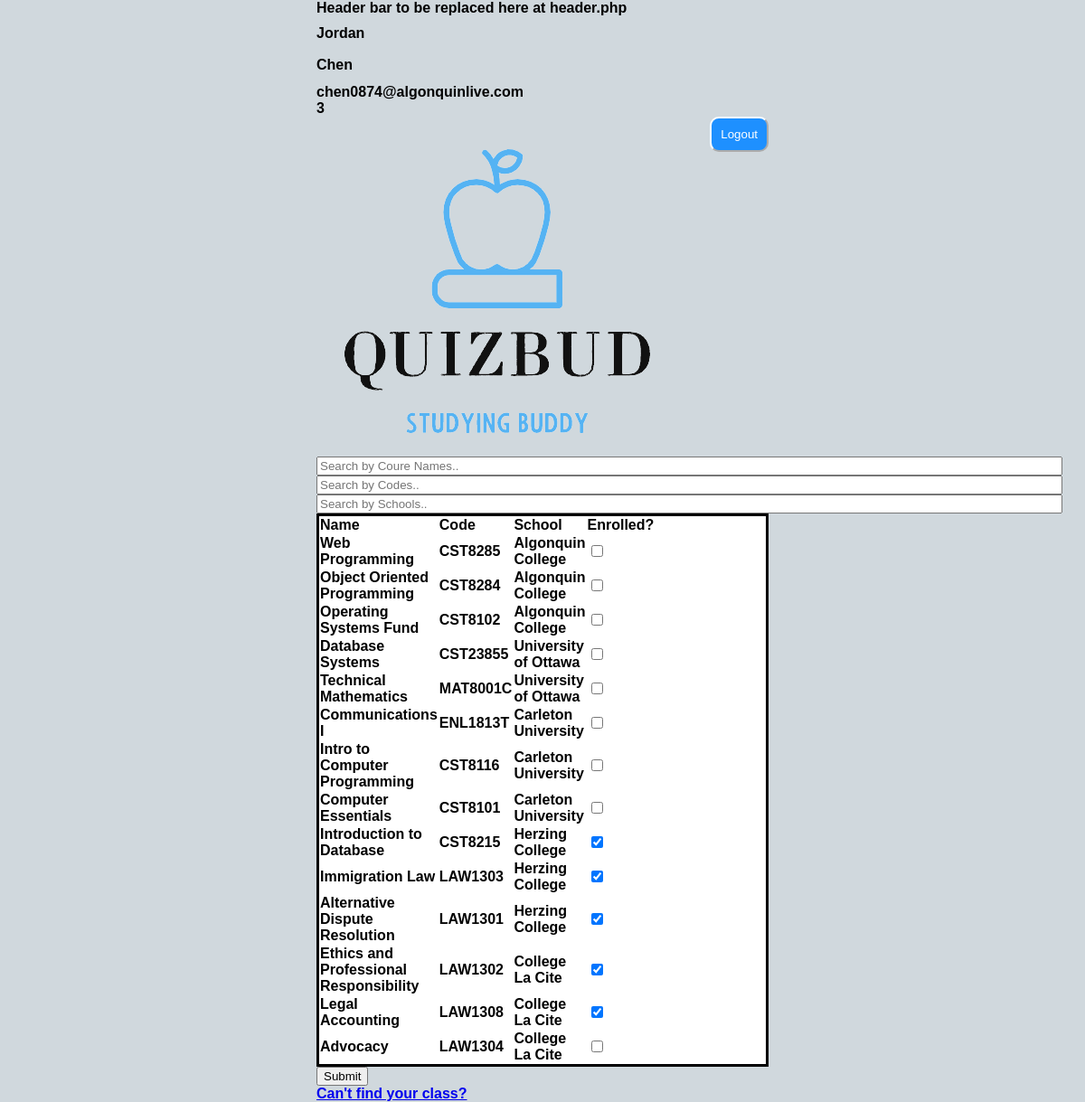
The page /public/classes.php (signed in) on the database its author committed.
### tables this page shows
CREATE TABLE classes (
id bigint not null auto_increment,
schoolid bigint not null,
classcode varchar(30) not null,
classname varchar(100) not null,
creation datetime DEFAULT current_timestamp,
createdby bigint not null,
PRIMARY KEY (id),
CONSTRAINT fk_classes_schoolid
	foreign key (schoolid)
    REFERENCES schools (id),
CONSTRAINT fk_classes_createdby
	foreign key (createdby)
    references Users(id)
    on delete no action
    on update no action);

### public/classes.php (the view, shortened to what this page needs)
<!DOCTYPE html>
<html lang="en">
<head>
    <?php
    include('..\private\functions\header.php');
    ?>
<input type="text" id="myInput0" class="search" onkeyup="filterTable('myInput0', 0)" placeholder="Search by Coure Names.." size=100>
<input type="text" id="myInput1" class="search" onkeyup="filterTable('myInput1', 1)" placeholder="Search by Codes.." size=100>
<input type="text" id="myInput2" class="search" onkeyup="filterTable('myInput2', 2)" placeholder="Search by Schools.." size=100>
<div class="classes">
<form action="..\private\functions\updatecourses.php" method="POST">
<table id="classesTable">
    <tr>
        <th onclick="sortTable(0)">Name</th>
        <th onclick="sortTable(1)">Code</th>
        <th onclick="sortTable(2)">School</th>
        <th onclick="sortTable(3)">Enrolled?</th>
    </tr>
<?php
include_once("../private/functions/serverconnect.php");
$query1 = "SELECT classes.id as classid FROM classes   LEFT JOIN courses on classes.id = courses.classid  WHERE courses.userid = $id";
$enrolledClasses = array();
if ($stmt = $con->prepare($query1)) {
    $stmt->execute();
    $stmt->bind_result($enrolledClassId);
    while ($stmt->fetch()) {
        $enrolledClasses[] = $enrolledClassId;
    }
}
$query2 = "SELECT * from classlist";
$enrollment = "";
if ($stmt = $con->prepare($query2)) {
    $stmt->execute();
    $stmt->bind_result($classname, $classcode, $schoolname, $classid);
    while ($stmt->fetch()) {
        if (in_array($classid,$enrolledClasses)){
            $enrollment = "checked";
        } else {
            $enrollment = "";
        }
        printf("<tr><td>%s</td><td>%s</td><td>%s</td><td>%s</td></tr>\n", $classname, $classcode, $schoolname, "<input type='checkbox' name='$classid' $enrollment>");
    }
}
?>
</table>
<input type="submit" value="Submit">
</form>
<a href="addclass.php">Can't find your class?</a>
</div>
</body>
</html>

### private/functions/header.php (shortened to what this page needs)
<?php
$firstname = $_SESSION['firstname'];
$lastname = $_SESSION['lastname'];
$email = $_SESSION['email'];
$id = $_SESSION['id'];
print_r("<div id='firstname'>$firstname</div>");
print_r("<div id='lastname'>$lastname</div>");
print_r("<div id='email'>$email</div>");
print_r("<div id='idnumber'>$id</div>");
?>
<link rel="stylesheet" href="./stylesheet/style.css">
</head>
<body>
<header>
<img src="images/Logo.png" alt="Logo">
<div style="float:right">
    <form name="logoutheader" method="post" action="userlogout.php">
    <button type="submit">Logout</button>
    </form>
</div>
</header>

### public/stylesheet/style.css (style rules this page uses)
head, body { position:static; justify-content:80px; margin: auto; max-width: 500px; font-family: Arial, Helvetica, sans-serif; font-weight: bold; background-color: rgb(208, 216, 221); text-align: left; }
table { background-color: white; border-style: solid; border-color: black; display: grid; border-collapse: collapse; min-width: 100%; grid-template-columns: minmax(150px, 1fr) minmax(150px, 1.67fr) minmax(150px, 1.67fr) minmax(150px, 1.67fr) minmax(150px, 3.33fr) minmax(150px, 1.67fr) minmax(150px, 3.33fr) minmax(150px, 1.67fr); }
img { float: center; margin: 10px; max-width: 100%; }
#username, #password, #password2, #firstname, #lastname { display: block; width: 10cm; margin-top: 10px; margin-bottom: 5px; block-size: 25px; }
button { color: white; border-radius: 10px; padding: 10px; border-color: white; cursor: pointer; }
button:first-of-type { background-color: #1E90FF; }

### rows shown on the page
classes: classname "Web Programming", classcode "CST8285", schoolname "Algonquin College"
classes: classname "Object Oriented Programming", classcode "CST8284", schoolname "Algonquin College"
classes: classname "Operating Systems Fund", classcode "CST8102", schoolname "Algonquin College"
classes: classname "Database Systems", classcode "CST23855", schoolname "University of Ottawa"
classes: classname "Technical Mathematics", classcode "MAT8001C", schoolname "University of Ottawa"
classes: classname "Communications I", classcode "ENL1813T", schoolname "Carleton University"
classes: classname "Intro to Computer Programming", classcode "CST8116", schoolname "Carleton University"
classes: classname "Computer Essentials", classcode "CST8101", schoolname "Carleton University"
classes: classname "Introduction to Database", classcode "CST8215", schoolname "Herzing College"
classes: classname "Immigration Law", classcode "LAW1303", schoolname "Herzing College"
classes: classname "Alternative Dispute Resolution", classcode "LAW1301", schoolname "Herzing College"
classes: classname "Ethics and Professional Responsibility", classcode "LAW1302", schoolname "College La Cite"
classes: classname "Legal Accounting", classcode "LAW1308", schoolname "College La Cite"
classes: classname "Advocacy", classcode "LAW1304", schoolname "College La Cite"
